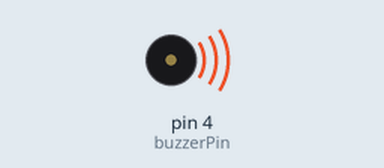
The sketch below on a simulated Arduino Uno, built with avr-gcc and run on an emulated ATmega328P. Parts: buzzer (waves = sounding).

Above: at 0.1 s.
At 2.3 s:
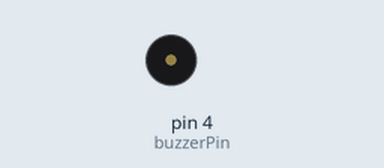
Timing chart, 0 to 3.0 s (numbered marks = the images above):
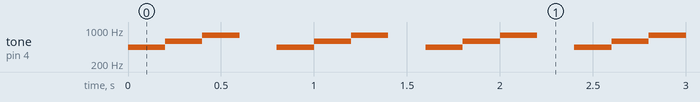

Measured:
- by itself, tone on pin 4 (buzzerPin): repeats every 0.80 s: 587 Hz 0.20 s, 784 Hz 0.20 s, silent 0.20 s, 440 Hz 0.20 s

The sketch:

beeper.ino
```cpp
int buzzerPin = 4;

void setup() {
  pinMode(buzzerPin, OUTPUT);

  tone(buzzerPin, 1000, 2000);
}

void loop() {
  tone(buzzerPin, 440); // A4
  delay(200);
  tone(buzzerPin, 587); // D4
  delay(200);
  tone(buzzerPin, 784); // G4
  delay(200);
  noTone(buzzerPin);
  delay(200);
}
```
